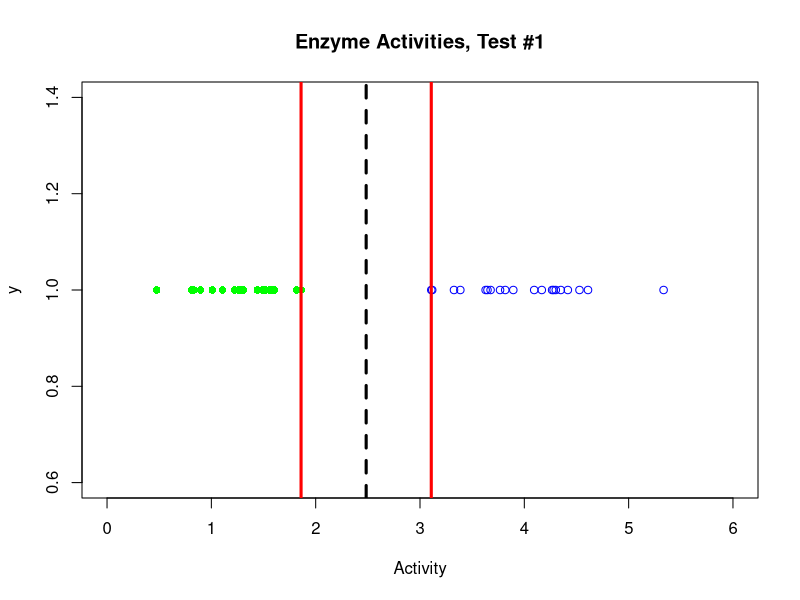

The R source for this figure: (Note: this script raises an error after producing the figure.)
## ---- chunk 1
knitr::opts_chunk$set(cache = TRUE, fig.align = "center")
## ---- chunk 2
set.seed(1000)
x1 = rnorm(20, mean = 1.5, sd = 0.5)
x1_max = max(x1)
x2 = rnorm(20, mean = 4, sd = 0.5)
x2_min = min(x2)
midpt = (x2_min - x1_max)/2 + x1_max
y = rep(1, 20)

plot(x = x1, y,
     main = "Enzyme Activities, Test #1",
     xlab = "Activity",
     xlim = c(0, 6),
     pch = 16,
     col = "green")
points(x = x2, y, col = "blue")
abline(v = x1_max, col = "red", lwd = 3)
abline(v = midpt, col = "black", lwd = 3, lty = 2)
abline(v = x2_min, col = "red", lwd = 3)
## ---- chunk 3
knitr::include_graphics("../00-data/10-images/p-values_schematic.jpg")
## ---- chunk 4
knitr::include_graphics("../00-data/10-images/vapnick_svm_paper_diagram.png")
## ---- chunk 5
set.seed(1000)
x1 = rnorm(20, mean = 2, sd = 0.75)
x2 = rnorm(20, mean = 3.25, sd = 0.85)
y = rep(1,20)

plot(x = x1, y,
     main = "Enzyme Activities, Situation #2",
     xlab = "Activity (micromoles generated/ min)",
     xlim = c(0, 6),
     pch = 16,
     col = "green")
points(x = x2, y,
       col = "blue")
abline(v = x1_max, col = "red", lwd = 3)
abline(v = midpt, col = "black", lty = 2, lwd = 3)
abline(v = x2_min, col = "red", lwd = 3)
## ---- chunk 6
library(e1071)
set.seed(1000)

x <- c(rnorm(10, mean = 4, sd = 0.1), rnorm(10, mean = 2, sd = 0.1))
y <- c(rnorm(10, mean = 4, sd = 0.1), rnorm(10, mean = 2, sd = 0.1))
z <- c(rep( 1, 10), rep(-1, 10))
data_svm <- data.frame("x" = x, "y" = y, "z" = as.factor(z))
 
svm_model_1 <- svm(z ~ .,
                   data = data_svm,
                   kernel = "linear",
                   cost = 10,
                   scale = FALSE)

plot(svm_model_1,
     data = data_svm)
## ---- chunk 7
xi <- seq(-5, 5, 0.1)
yi <- seq(-5, 5, 0.1)
par(mfrow = c(1, 4))

plot(x = xi, y = 0.2 * yi,
xlim = c(-5, 5),
ylim = c(-1, 1),
type = "l",
col = "blue",
main = "Linear Case",
ylab = "y", xlab = "x")

plot(x = xi, y = 0.05*xi^2,
xlim = c(-5, 5),
ylim = c(-1, 1),
type = "l",
col = "blue",
main = "Polynomial, d=2",
ylab = "y", xlab = "x")

plot(x = xi, y = exp(-0.4*xi^2),
xlim = c(-5, 5),
ylim = c(-1, 1),
type = "l",
col = "blue",
main = "RBF Case",
ylab = "y", xlab = "x")

plot(x = xi, y = tanh(xi),
xlim = c(-5, 5),
ylim = c(-1, 1),
type = "l",
col = "blue",
main = "Tanh Case",
ylab = "y", xlab = "x")
## ---- chunk 8
knitr::include_graphics("../00-data/10-images/vapnick_svm_paper_diagram.png")
## ---- chunk 9
knitr::include_graphics("../00-data/10-images/svm.geometric.margin.png")
## ---- chunk 10
knitr::include_graphics("../00-data/10-images/soft.margin.svm.png")
## ---- chunk 11
knitr::include_graphics("../00-data/10-images/SVM_optimize_2.png")
